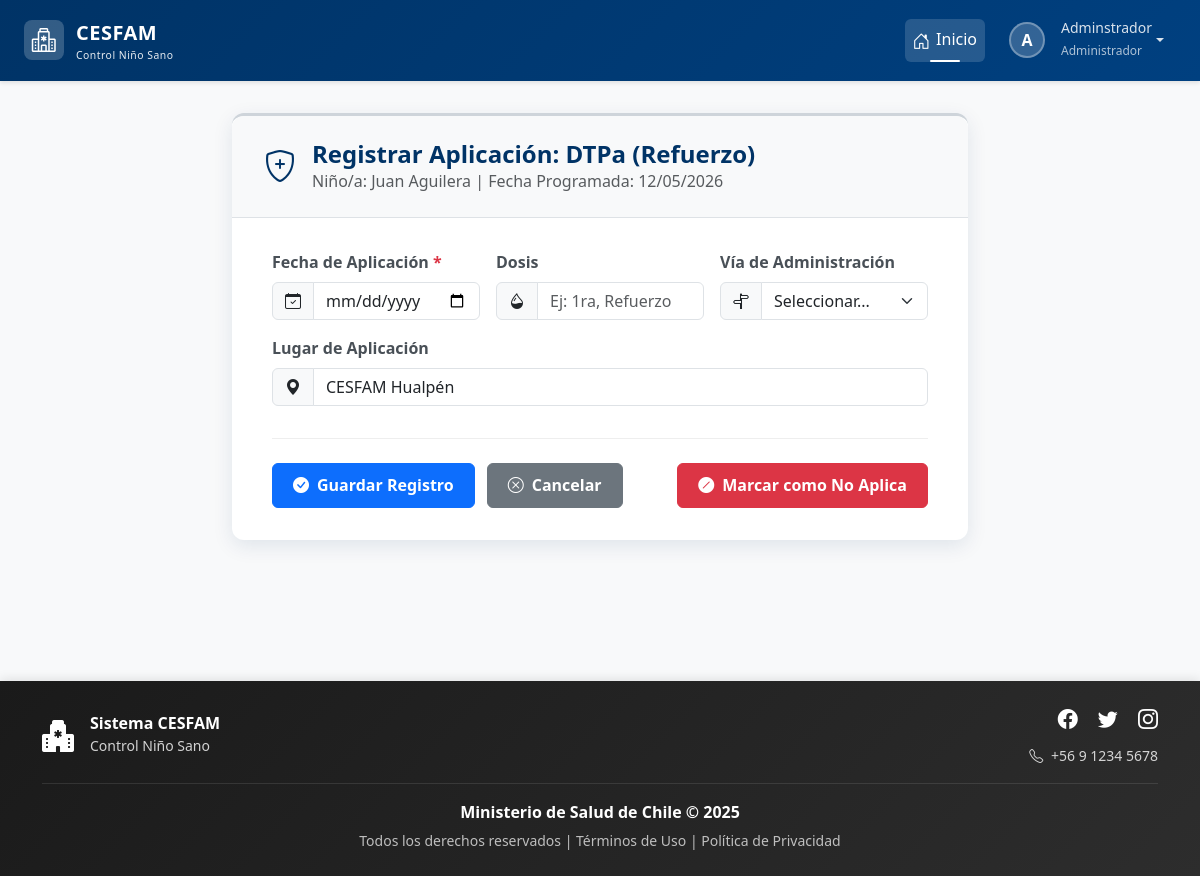
The page /vacunas/registrar/1425/ (signed in) on the database its author committed.
### login/models.py (models this page shows, shortened)
class Usuario(AbstractBaseUser, PermissionsMixin):
    rut = models.CharField(max_length=10, unique=True)
    nombre_completo = models.CharField(max_length=200)
    email = models.EmailField(unique=True)
    rol = models.ForeignKey(Rol, on_delete=models.PROTECT)
    clave_temporal = models.BooleanField(default=False)
    nombre_completo_norm = models.CharField(
        max_length=200,
        editable=False,
        db_index=True
    )
    activo = models.BooleanField(default=True)
    is_staff = models.BooleanField(default=False) # Necesario para el admin de Django
    fecha_creacion = models.DateTimeField(default=timezone.now)
    objects = UsuarioManager()
    USERNAME_FIELD = 'rut'
    REQUIRED_FIELDS = ['nombre_completo', 'email']

class Rol(models.Model):
    id = models.AutoField(primary_key=True)
    nombre_rol = models.CharField(max_length=30, unique=True)
    descripcion = models.CharField(max_length=200)

### control/models.py (models this page shows, shortened)
class VacunaAplicada(models.Model):
    VIA_CHOICES = [
        ('I.D', 'Intradérmica'),
        ('I.M', 'Intramuscular'),
        ('S.C', 'Subcutánea'),
        ('V.O', 'Vía Oral'),
        ('N/A', 'No Aplica'),
    ]
    id = models.AutoField(primary_key=True, db_column='vacuna_aplicada_id')
    nino = models.ForeignKey(Nino, on_delete=models.CASCADE, db_column='rut_nino', related_name='vacunas_aplicadas')
    vacuna = models.ForeignKey(Vacuna, on_delete=models.PROTECT)
    fecha_programada = models.DateField()
    fecha_aplicacion = models.DateField(null=True, blank=True)
    deshabilitado = models.BooleanField(default=False, help_text="Marcar si esta vacuna no aplica o no se realizó.")
    history = HistoricalRecords()
    dosis = models.CharField(max_length=50, null=True, blank=True)
    lugar = models.CharField(max_length=100, null=True, blank=True)
    profesional = models.ForeignKey('login.Profesional', on_delete=models.SET_NULL, null=True, blank=True)
    negacion = models.BooleanField(default=False)
    via = models.CharField(max_length=10, choices=VIA_CHOICES, null=True, blank=True)
    fecha_inoculacion = models.DateField(null=True, blank=True)

class Vacuna(models.Model):
    id = models.AutoField(primary_key=True, db_column='vacuna_id')
    nom_vacuna = models.CharField(max_length=200)
    descripcion = models.CharField(max_length=200, blank=True, null=True)
    meses_programada = models.IntegerField(null=True, blank=True)
    history = HistoricalRecords()

class Nino(models.Model):
    ESTADO_SEGUIMIENTO_CHOICES = [
        ('ACTIVO', 'Seguimiento Activo'),
        ('COMPLETADO', 'Programa Completado'),
        ('TRASLADADO', 'Trasladado/Inactivo'),
        ('FALLECIDO', 'Fallecido'),
        ('OTRO', 'Otro'),
    ]
    SEXO_CHOICES = [
        ('Masculino', 'Masculino'),
        ('Femenino', 'Femenino')
    ]
    rut_nino = models.CharField(max_length=10, primary_key=True)
    nombre = models.CharField(max_length=50)
    ap_paterno = models.CharField(max_length=30)
    ap_materno = models.CharField(max_length=30, blank=True, null=True)
    fecha_nacimiento = models.DateField()
    sexo = models.CharField(max_length=20, choices=SEXO_CHOICES)
    direccion = models.CharField(max_length=200)
    fecha_registro = models.DateTimeField(auto_now_add=True)
    comuna = models.ForeignKey(Comuna, on_delete=models.PROTECT)
    estado_seguimiento = models.CharField(
        max_length=20,
        choices=ESTADO_SEGUIMIENTO_CHOICES,
        default='ACTIVO',
        verbose_name="Estado del Seguimiento"
    )
    sector = models.CharField(
        max_length=50,
        blank=True, # Lo hacemos opcional por si no se conoce al principio
        null=True,
        verbose_name="Sector Asignado"
    )
    fecha_fallecimiento = models.DateField(
        null=True,
        blank=True,
        verbose_name="Fecha de Fallecimiento"
    )
    nombre_norm = models.CharField(
        max_length=50,
        editable=False,     # No se muestra en formularios/admin
        db_index=True       # Indexado para búsquedas rápidas
    )
    ap_paterno_norm = models.CharField(
        max_length=30,
        editable=False,
        db_index=True
    )
    ap_materno_norm = models.CharField(
        max_length=30,
        blank=True,
        null=True,
        editable=False,
        db_index=True
    )
    history = HistoricalRecords()

### control/views.py (the view, shortened to what this page needs)
# urls.py: path('vacunas/registrar/<int:vacuna_aplicada_id>/', views.registrar_vacuna, name='registrar_vacuna'),
@login_required
@rol_requerido(['Administrador', 'Profesional'])
def registrar_vacuna(request, vacuna_aplicada_id):
    vacuna_aplicada = get_object_or_404(VacunaAplicada, pk=vacuna_aplicada_id)
    nino = vacuna_aplicada.nino
    contexto = {
        'vacuna_aplicada': vacuna_aplicada,
        'nino': nino,
        'via_choices': VacunaAplicada.VIA_CHOICES,
    }
    return render(request, 'control/vacuna/registrar_vacuna.html', contexto)

### control/templates/control/vacuna/registrar_vacuna.html (shortened to what this page needs)
{% extends 'base.html' %}
{% load static %}
{% block extra_css %}
    <link rel="stylesheet" href="{% static 'css/estiloformularios.css' %}">
{% endblock %}
{% block content %}
<div class="container">
    <div class="row justify-content-center">
        <div class="col-lg-10 col-xl-8">
            <div class="card form-card">
                <div class="form-header">
                    <div class="form-icon">
                        <i class="bi bi-shield-plus"></i>
                    </div>
                    <div>
                        <h2>Registrar Aplicación: {{ vacuna_aplicada.vacuna.nom_vacuna }}</h2>
                        <p class="mb-0 text-muted">
                            Niño/a: {{ nino.nombre }} {{ nino.ap_paterno }} | Fecha Programada: {{ vacuna_aplicada.fecha_programada|date:"d/m/Y" }}
                        </p>
                    </div>
                </div>
                <div class="form-body">
                    <form method="post">
                        <div class="row g-3 mb-3">
                            <div class="col-md-4 animate-form-element" style="animation-delay: 0.1s;">
                                <label for="fecha_aplicacion" class="form-label form-label-required">Fecha de Aplicación</label>
                                <div class="input-group">
                                    <span class="input-group-text"><i class="bi bi-calendar-check"></i></span>
                                    <input type="date" class="form-control" id="fecha_aplicacion" name="fecha_aplicacion" required>
                                </div>
                            </div>
                            <div class="col-md-4 animate-form-element" style="animation-delay: 0.2s;">
                                <label for="dosis" class="form-label">Dosis</label>
                                <div class="input-group">
                                    <span class="input-group-text"><i class="bi bi-droplet-half"></i></span>
                                    <input type="text" class="form-control" id="dosis" name="dosis" placeholder="Ej: 1ra, Refuerzo">
                                </div>
                            </div>
                            <div class="col-md-4 animate-form-element" style="animation-delay: 0.3s;">
                                <label for="via" class="form-label">Vía de Administración</label>
                                <div class="input-group">
                                    <span class="input-group-text"><i class="bi bi-signpost-split"></i></span>
                                    <select id="via" name="via" class="form-select">
                                        <option value="" selected disabled>Seleccionar...</option>
                                    </select>
                                </div>
                            </div>
                        </div>
                        <div class="mb-4 animate-form-element" style="animation-delay: 0.4s;">
                            <label for="lugar" class="form-label">Lugar de Aplicación</label>
                            <div class="input-group">
                                 <span class="input-group-text"><i class="bi bi-geo-alt-fill"></i></span>
                                <input type="text" class="form-control" id="lugar" name="lugar" value="CESFAM Hualpén" placeholder="Centro de salud">
                            </div>
                        </div>
                        <div class="form-buttons animate-form-element" style="animation-delay: 0.5s;">
                            <button type="submit" class="btn btn-primary">
                                <i class="bi bi-check-circle-fill me-2"></i>Guardar Registro
                            </button>
                            <a href="{% url 'control:detalle_nino' nino.rut_nino %}#vacunas-pane" class="btn btn-secondary">
                                <i class="bi bi-x-circle me-2"></i>Cancelar
                            </a>
                            <button type="submit" name="action" value="disable" class="btn btn-danger ms-auto"
                                    formnovalidate
                                    onclick="return confirm('¿Estás seguro de que deseas marcar esta vacuna como NO APLICABLE?');">
                                <i class="bi bi-slash-circle-fill me-2"></i>Marcar como No Aplica
                            </button>
                        </div>
                    </form>
                </div>
            </div>
        </div>
    </div>
</div>
{% endblock %}

### templates/base.html (shortened to what this page needs)
{% load static %}
<!DOCTYPE html>
<html lang="es">
<head>
    <link href="https://cdn.jsdelivr.net/npm/bootstrap@5.3.2/dist/css/bootstrap.min.css" rel="stylesheet"
>
    <link rel="stylesheet" href="https://cdn.jsdelivr.net/npm/bootstrap-icons@1.11.1/font/bootstrap-icons.css">
    <link href="https://cdn.jsdelivr.net/npm/select2@4.1.0-rc.0/dist/css/select2.min.css" rel="stylesheet" />
    <link rel="stylesheet" href="{% static 'css/estilobase.css' %}">
    {% block extra_css %}{% endblock %}
</head>
<body>
    <nav class="navbar navbar-expand-lg navbar-dark navbar-cesfam sticky-top">
        <div class="container-fluid px-4">
            <a class="navbar-brand" href="{% url 'home' %}">
                <div class="logo-icon">
                    <i class="bi bi-hospital text-white fs-4"></i>
                </div>
                <div>
                    <span>CESFAM</span>
                    <small class="d-block" style="font-size: 0.65rem; font-weight: 400; opacity: 0.9;">
                        Control Niño Sano
                    </small>
                </div>
            </a>
            <div class="collapse navbar-collapse" id="navbarNav">
                <ul class="navbar-nav ms-auto align-items-lg-center">
                    <li class="nav-item">
                        <a class="nav-link active" href="{% url 'home' %}">
                            <i class="bi bi-house-door"></i>Inicio
                        </a>
                    </li>
                    {% if request.user.is_authenticated %}
                    <li class="nav-item dropdown ms-lg-2">
                        <a class="nav-link dropdown-toggle d-flex align-items-center" href="#"
                           id="userDropdown" role="button" data-bs-toggle="dropdown" aria-expanded="false">
                            <div class="user-avatar">
                                {{ request.user.nombre_completo|first|upper }}
                            </div>
                            <div class="d-none d-lg-block text-start ms-2">
                                <small class="d-block" style="line-height: 1.2;">
                                    {{ request.user.nombre_completo|truncatewords:2 }}
                                </small>
                                <small style="font-size: 0.75rem; opacity: 0.8;">
                                    {{ request.user.rol.nombre_rol }}
                                </small>
                            </div>
                        </a>
                    </li>
                    {% else %}
                    <li class="nav-item ms-lg-2">
                        <a class="btn btn-light btn-sm" href="{% url 'login' %}">
                            <i class="bi bi-box-arrow-in-right me-1"></i>Iniciar Sesión
                        </a>
                    </li>
                    {% endif %}
                </ul>
            </div>
        </div>
    </nav>
    <main class="main-container container-fluid px-4">
        {% block content %}
        {% endblock %}
    </main>
    <footer class="footer-cesfam text-white py-4 mt-auto">
        <div class="container">
            <div class="row align-items-center">
                <div class="col-md-4 text-center text-md-start mb-3 mb-md-0">
                    <div class="d-flex align-items-center justify-content-center justify-content-md-start">
                        <i class="bi bi-hospital-fill fs-2 me-3"></i>
                        <div>
                            <h6 class="mb-0 fw-bold">Sistema CESFAM</h6>
                            <small style="opacity: 0.8;">Control Niño Sano</small>
                        </div>
                    </div>
                </div>
                <div class="col-md-4 text-center text-md-end">
                    <div class="social-links mb-2">
                        <a href="#" class="text-white text-decoration-none me-3" aria-label="Facebook">
                            <i class="bi bi-facebook fs-5"></i>
                        </a>
                        <a href="#" class="text-white text-decoration-none me-3" aria-label="Twitter">
                            <i class="bi bi-twitter fs-5"></i>
                        </a>
                        <a href="#" class="text-white text-decoration-none" aria-label="Instagram">
                            <i class="bi bi-instagram fs-5"></i>
                        </a>
                    </div>
                    <small style="opacity: 0.8;">
                        <i class="bi bi-telephone me-1"></i> +56 9 1234 5678
                    </small>
                </div>
            </div>
            <div class="footer-divider my-3"></div>
            <div class="row">
                <div class="col-12 text-center">
                    <p class="mb-1">
                        <strong>Ministerio de Salud de Chile &copy; {% now "Y" %}</strong>
                    </p>
                    <small style="opacity: 0.7;">
                        Todos los derechos reservados |
                        <a href="#" class="text-white text-decoration-none">Términos de Uso</a> |
                        <a href="#" class="text-white text-decoration-none">Política de Privacidad</a>
                    </small>
                </div>
            </div>
        </div>
    </footer>
</body>
</html>

### rows shown on the page
Usuario: user.nombre_completo|first "A", user.nombre_completo "Adminstrador", user.rol.nombre_rol "Administrador"
VacunaAplicada: vacuna.nom_vacuna "DTPa (Refuerzo)", fecha_programada "12/05/2026"
Nino: nombre "Juan", ap_paterno "Aguilera"
